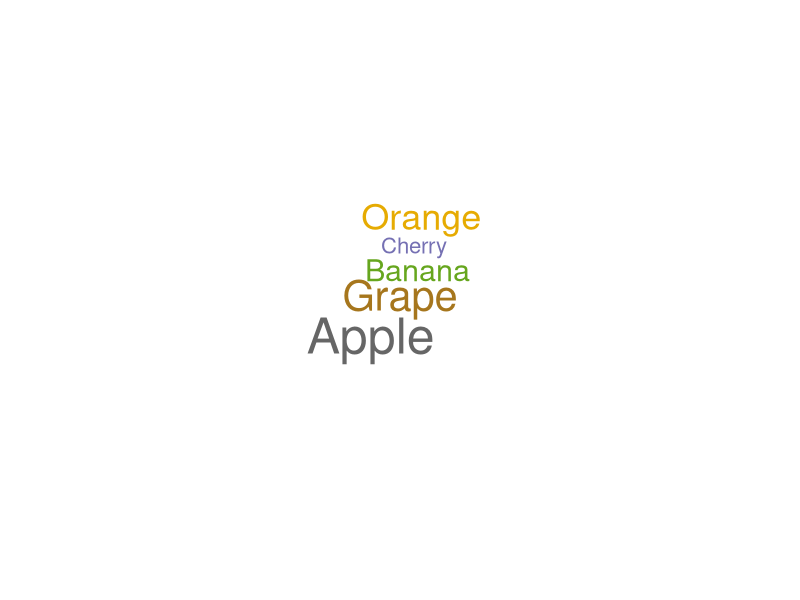
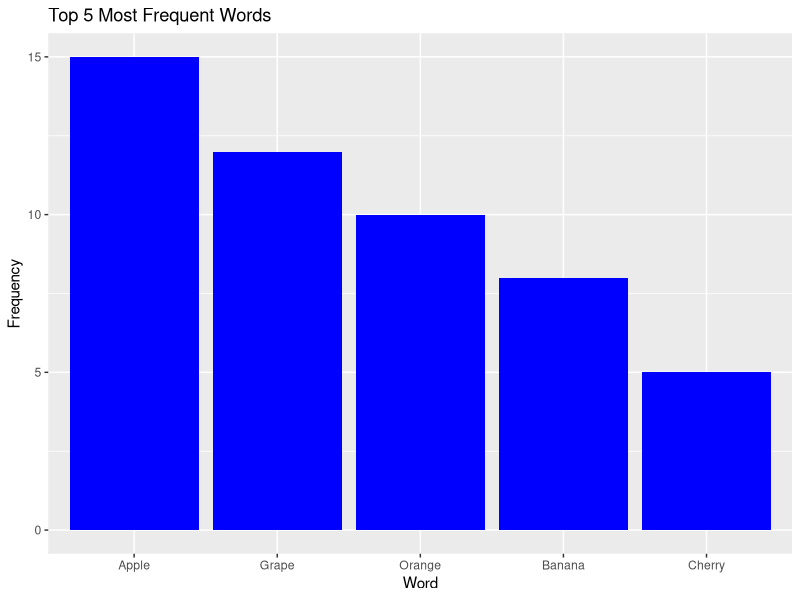
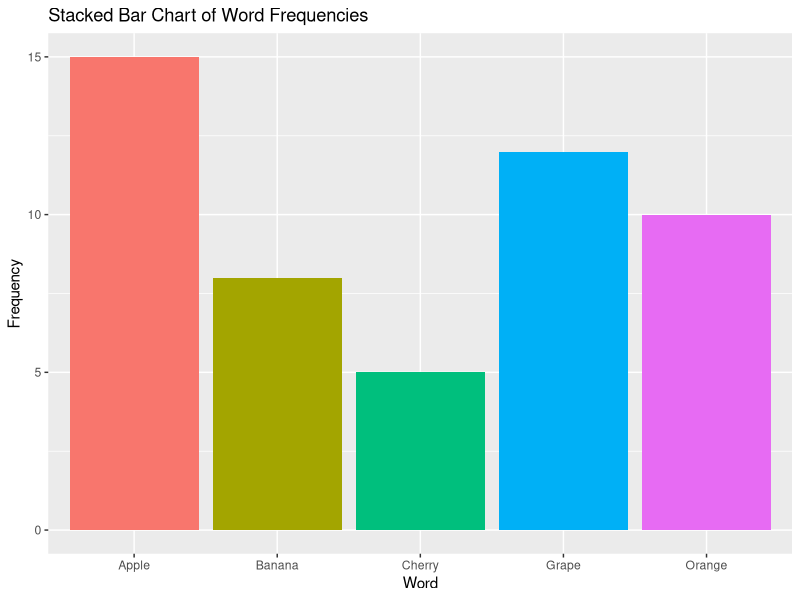
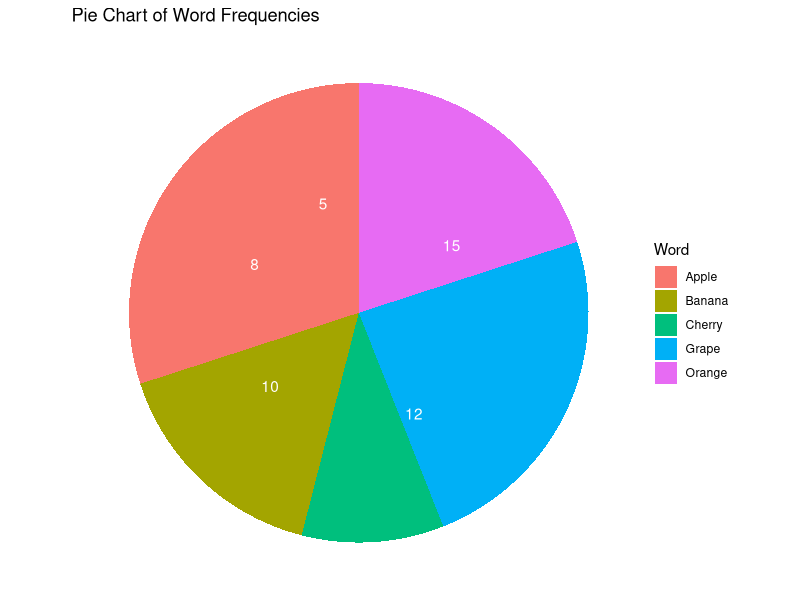
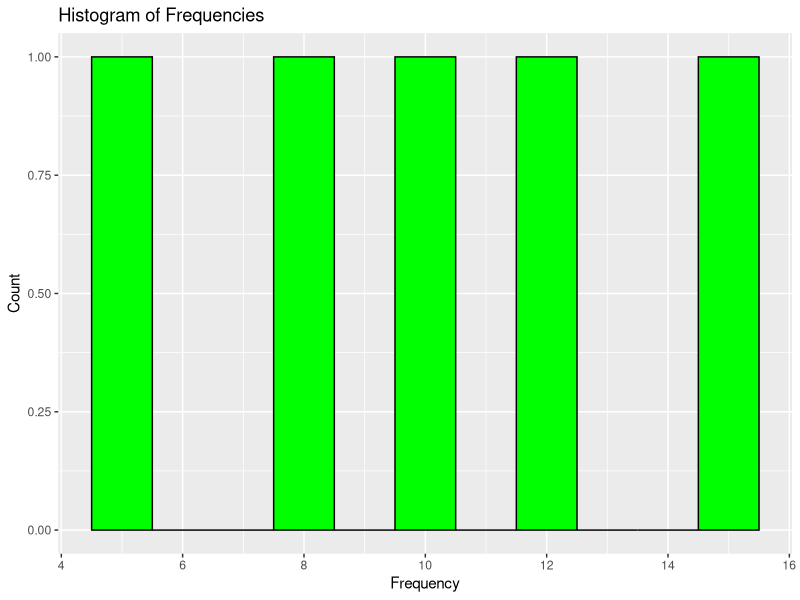

Reproduce these figures in R, in order.
library(ggplot2)
library(wordcloud)
library(dplyr)
library(tidyr)


data <- data.frame(
  Word = c("Apple", "Orange", "Banana", "Grape", "Cherry"),
  Frequency = c(15, 10, 8, 12, 5)
)

set.seed(1234) # For reproducibility
wordcloud(words = data$Word, freq = data$Frequency, min.freq = 1,
          scale = c(3, 0.5), colors = brewer.pal(8, "Dark2"))

ggplot(data, aes(x = reorder(Word, -Frequency), y = Frequency)) +
  geom_bar(stat = "identity", fill = "blue") +
  ggtitle("Top 5 Most Frequent Words") +
  xlab("Word") +
  ylab("Frequency")

data_long <- data %>% 
  pivot_longer(cols = Frequency, names_to = "Type", values_to = "Value")

ggplot(data_long, aes(x = Word, y = Value, fill = Word)) +
  geom_bar(stat = "identity") +
  ggtitle("Stacked Bar Chart of Word Frequencies") +
  xlab("Word") +
  ylab("Frequency") +
  theme(legend.position = "none")

pie_data <- data %>% 
  arrange(desc(Frequency)) %>%
  mutate(prop = Frequency / sum(Frequency) * 100) %>%
  mutate(ypos = cumsum(prop) - 0.5 * prop)

ggplot(pie_data, aes(x = "", y = prop, fill = Word)) +
  geom_bar(width = 1, stat = "identity") +
  coord_polar(theta = "y") +
  geom_text(aes(y = ypos, label = paste0(Frequency)), color = "white") +
  ggtitle("Pie Chart of Word Frequencies") +
  theme_void()
ggplot(data, aes(x = Frequency)) +
  geom_histogram(binwidth = 1, color = "black", fill = "green") +
  ggtitle("Histogram of Frequencies") +
  xlab("Frequency") +
  ylab("Count")
